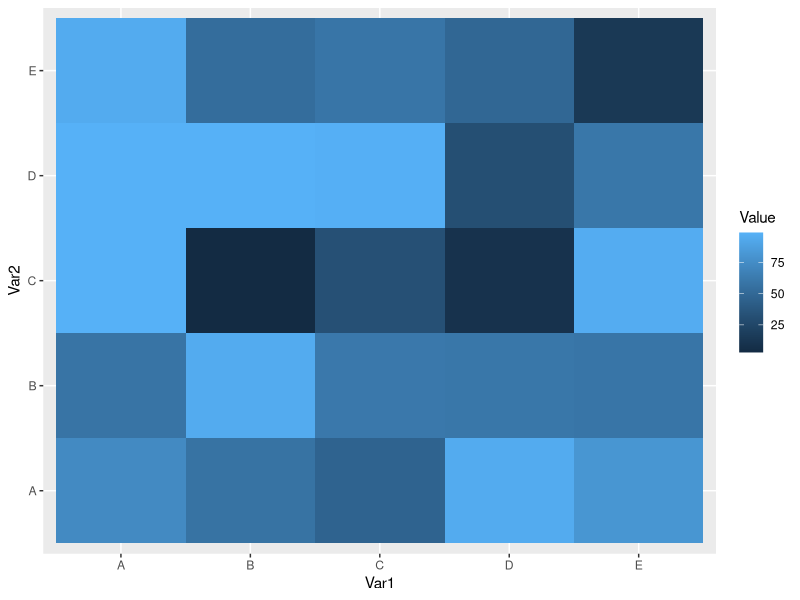
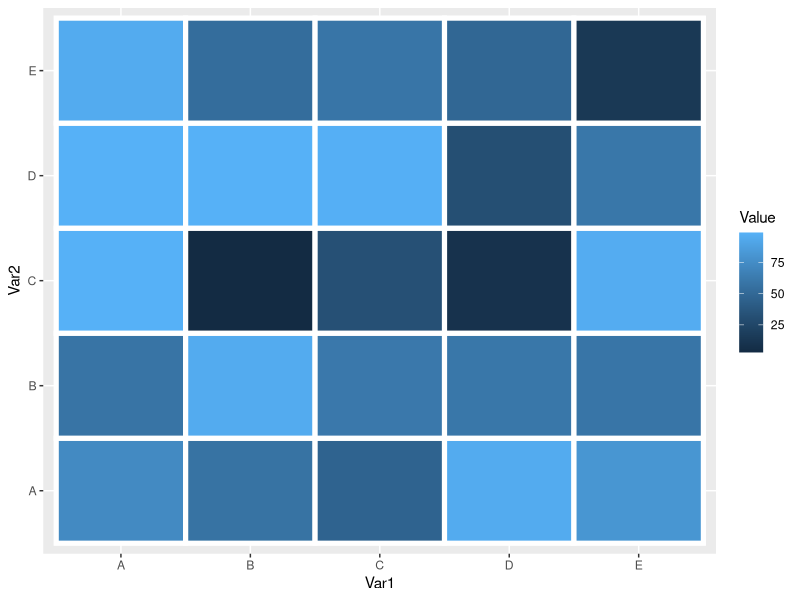
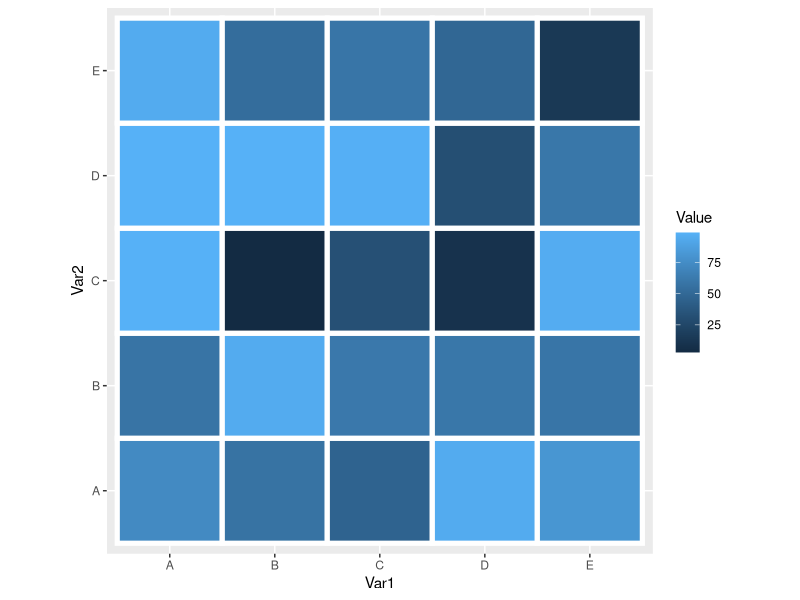
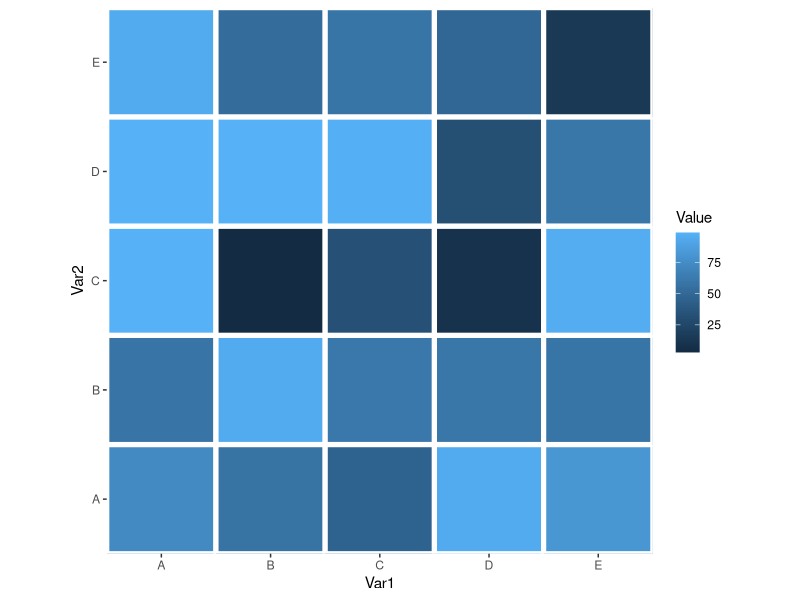
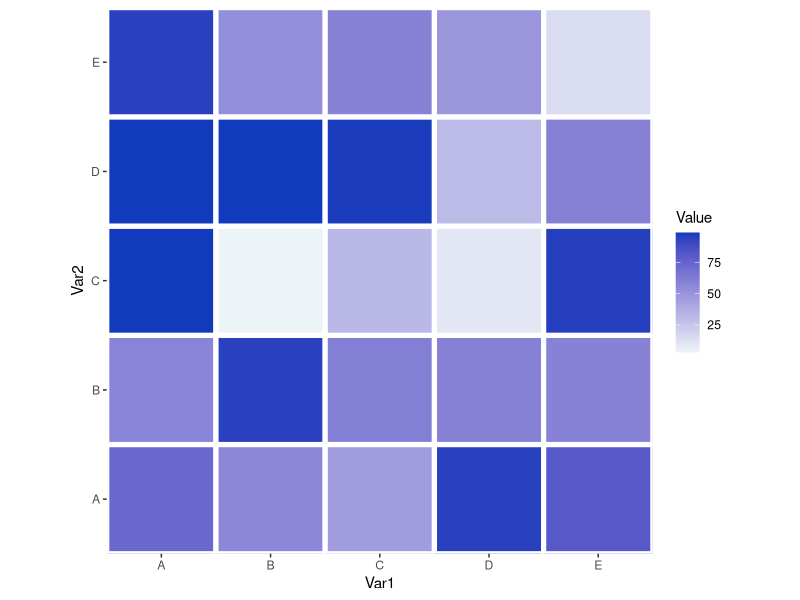
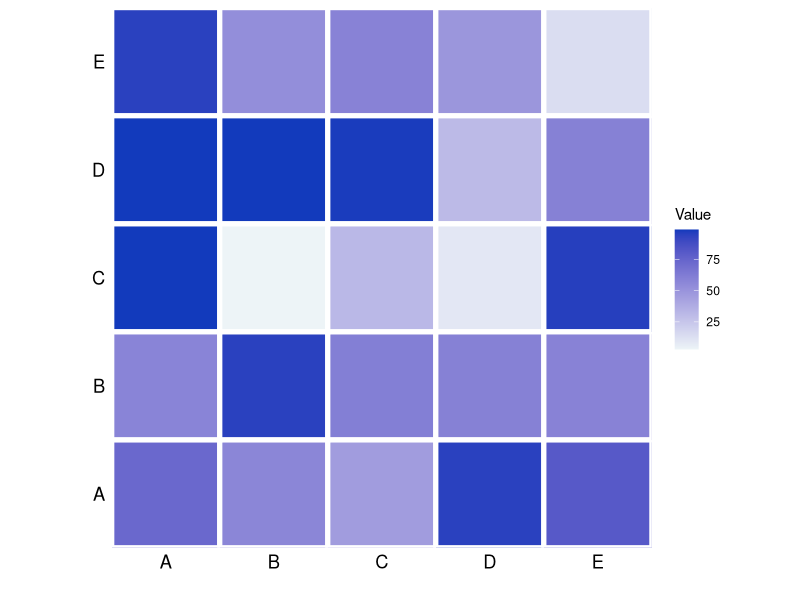
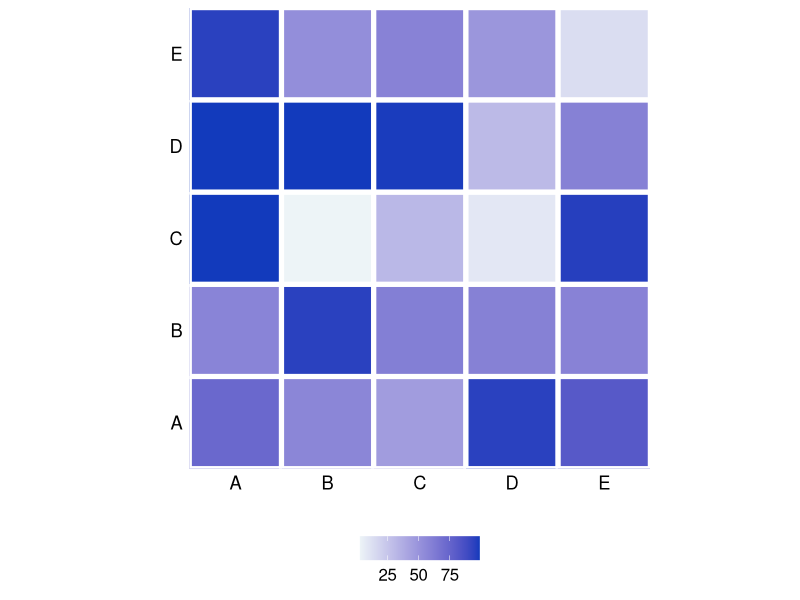
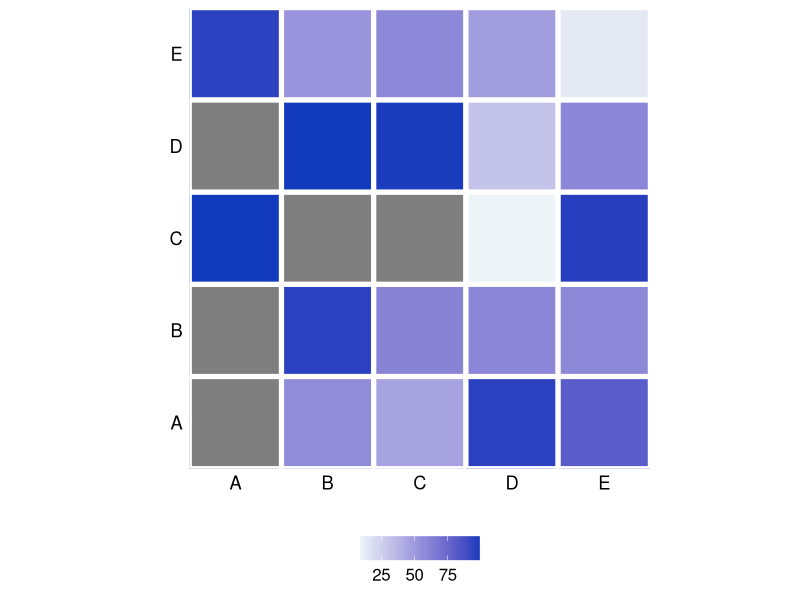

The R script that drew these images, in order:
## ---- chunk 1
set.seed(101)
n <- 5
df <- data.frame(Var1=rep(LETTERS[1:n],n),
                 Var2=rep(LETTERS[1:n],each=n),
                 Value=sample(1:100, replace=T, n*n)
)
head(df)
## ---- chunk 2
library(tidyverse)

## ---- chunk 3
library(tidyverse)

ggplot(df, aes(Var1, Var2, fill = Value)) + 
  geom_tile() 
## ---- chunk 4
ggplot(df, aes(Var1, Var2, fill = Value)) + 
  geom_tile(color="white", linewidth=1.75)
## ---- chunk 5
ggplot(df, aes(Var1, Var2, fill = Value)) + 
  geom_tile(color="white", linewidth=1.75) +
  coord_equal()
## ---- chunk 6
ggplot(df, aes(Var1, Var2, fill = Value)) + 
  geom_tile(color="white", linewidth=1.75) +
  coord_equal() +
  scale_x_discrete(expand = c(0, 0)) +
  scale_y_discrete(expand = c(0, 0)) 
## ---- chunk 7
ggplot(df, aes(Var1, Var2, fill = Value)) + 
  geom_tile(color="white", linewidth=1.75) +
  coord_equal() +
  scale_x_discrete(expand = c(0, 0)) +
  scale_y_discrete(expand = c(0, 0)) + 
  scale_fill_continuous(low="#edf4f7", high="#123abc")
## ---- chunk 8
ggplot(df, aes(Var1, Var2, fill = Value)) + 
  geom_tile(color="white", linewidth=1.75) +
  coord_equal() +
  scale_x_discrete(expand = c(0, 0)) +
  scale_y_discrete(expand = c(0, 0)) + 
  scale_fill_continuous(low="#edf4f7", high="#123abc") +
  xlab("") + 
  ylab("") +
  theme(
    axis.ticks = element_blank(), 
    axis.text = element_text(color="black", size=rel(1.2))
  )

## ---- chunk 9
ggplot(df, aes(Var1, Var2, fill = Value)) + 
  geom_tile(color="white", linewidth=1.75) +
  coord_equal() +
  scale_x_discrete(expand = c(0, 0)) +
  scale_y_discrete(expand = c(0, 0)) + 
  scale_fill_continuous(low="#edf4f7", high="#123abc") +
  xlab("") + 
  ylab("") +
  theme(
    axis.ticks = element_blank(), 
    axis.text = element_text(color="black", size=rel(1.2)),
    legend.text = element_text(color="black", size=rel(1.1)),
    legend.background = element_rect(fill="white"),
    legend.position = "bottom",
    legend.title=element_blank()
  ) 
## ---- chunk 10
df$Value[sample(1:25,5)]<-NA
head(df)

## ---- chunk 11
ggplot(df, aes(Var1, Var2, fill = Value)) + 
  geom_tile(color="white", linewidth=1.75) +
  coord_equal() +
  scale_x_discrete(expand = c(0, 0)) +
  scale_y_discrete(expand = c(0, 0)) + 
  scale_fill_continuous(low="#edf4f7", high="#123abc") +
  xlab("") + 
  ylab("") +
  theme(
    axis.ticks = element_blank(), 
    axis.text = element_text(color="black", size=rel(1.2)),
    legend.text = element_text(color="black", size=rel(1.1)),
    legend.background = element_rect(fill="white"),
    legend.position = "bottom",
    legend.title=element_blank()
  ) 
## ---- chunk 12

ggplot(df, aes(Var1, Var2, fill = Value)) + 
  geom_tile(color="white", linewidth=1.75) +
  coord_equal() +
  scale_x_discrete(expand = c(0, 0)) +
  scale_y_discrete(expand = c(0, 0)) + 
  scale_fill_continuous(low="#edf4f7", high="#123abc", na.value = "white") +
  xlab("") + 
  ylab("") +
  theme(
    axis.ticks = element_blank(), 
    axis.text = element_text(color="black", size=rel(1.2)),
    legend.text = element_text(color="black", size=rel(1.1)),
    legend.background = element_rect(fill="white"),
    legend.position = "bottom",
    legend.title=element_blank()
  )
## ---- chunk 13
set.seed(101)
df1 <- data.frame(Var1=rep(1:6,4),
                 Var2=rep(1:4,each=6),
                 Value=sample(1:100, replace=T, 24)
)
head(df1)
## ---- chunk 14
ggplot(df1, aes(Var1, Var2, fill = Value)) + 
  geom_tile(color="white", linewidth=1.75) +
  coord_equal() +
  scale_x_discrete(expand = c(0, 0)) +
  scale_y_discrete(expand = c(0, 0)) + 
  scale_fill_continuous(low="#ddead1", high="#378805", na.value = "white") +
  xlab("") + 
  ylab("") +
  theme(
    axis.ticks = element_blank(), 
    axis.text = element_text(color="black", size=rel(1.2)),
    legend.text = element_text(color="black", size=rel(1.1)),
    legend.background = element_rect(fill="white"),
    legend.position = "bottom",
    legend.title=element_blank()
  )
## ---- chunk 15
ggplot(df1, aes(Var1, Var2, fill = Value)) + 
  geom_tile(color="white", linewidth=1.75) +
  coord_equal() +
  scale_x_continuous(expand = c(0, 0), breaks=1:6) +
  scale_y_continuous(expand = c(0, 0)) + 
  scale_fill_continuous(low="#ddead1", high="#378805", na.value = "white") +
  xlab("") + 
  ylab("") +
  theme(
    axis.ticks = element_blank(), 
    axis.text = element_text(color="black", size=rel(1.2)),
    legend.text = element_text(color="black", size=rel(1.1)),
    legend.background = element_rect(fill="white"),
    legend.position = "bottom",
    legend.title=element_blank()
  )
## ---- chunk 16
cd <- read.csv("data_raw/cordata.csv")
head(cd)
## ---- chunk 17
cdmat <- round(cor(cd),2)
cdmat
## ---- chunk 18
cdmat.df <- reshape2::melt(cdmat)
head(cdmat.df)
## ---- chunk 19
ggplot(cdmat.df, aes(Var1, Var2, fill = value)) + 
  geom_tile(color="white", linewidth=1.75) +
  coord_equal() +
  scale_x_discrete(expand = c(0, 0)) +
  scale_y_discrete(expand = c(0, 0)) + 
  scale_fill_gradient2(low = "blue", high = "red", mid = "white", 
                       midpoint = 0, limit = c(-1,1), space = "Lab", 
                       name="Pearson's r")  +
  xlab("") + 
  ylab("") +
  theme(
    axis.ticks = element_blank(), 
    axis.text = element_text(color="black", size=rel(1.2)),
    legend.text = element_text(color="black", size=rel(1.0)),
    legend.background = element_rect(fill="white"),
    legend.position = "bottom"
  )
## ---- chunk 20
diag(cdmat)<-NA
cdmat[upper.tri(cdmat)]<-NA
cdmat
## ---- chunk 21
cdlt.df <- reshape2::melt(cdmat)
head(cdlt.df)
## ---- chunk 22
ggplot(cdlt.df, aes(Var1, Var2, fill = value)) + 
  geom_tile(color="white", linewidth=1.75) +
  coord_equal() +
  scale_x_discrete(expand = c(0, 0)) +
  scale_y_discrete(expand = c(0, 0)) + 
  scale_fill_gradient2(low = "blue", high = "red", mid = "white",
                       na.value="white",
                       midpoint = 0, limit = c(-1,1), space = "Lab", 
                       name="Pearson's r")  +
  xlab("") + 
  ylab("") +
  theme(
    axis.ticks = element_blank(), 
    axis.text = element_text(color="black", size=rel(1.2)),
    legend.text = element_text(color="black", size=rel(1.0)),
    legend.background = element_rect(fill="white"),
    legend.position = "bottom"
  )
## ---- chunk 23
cdmat1 <- round(cor(cd),2)
cdmat1
## ---- chunk 24
dd <- as.dist((1-cdmat1)/2)
hc <- hclust(dd)
cdmat1 <-cdmat1[hc$order, hc$order]
cdmat1
## ---- chunk 25
diag(cdmat1)<-NA
cdmat1[upper.tri(cdmat1)]<-NA
cdlt1.df <- reshape2::melt(cdmat1)

ggplot(cdlt1.df, aes(Var1, Var2, fill = value)) + 
  geom_tile(color="white", linewidth=1.75) +
  coord_equal() +
  scale_x_discrete(expand = c(0, 0)) +
  scale_y_discrete(expand = c(0, 0)) + 
  scale_fill_gradient2(low = "blue", high = "red", mid = "white",
                       na.value="white",
                       midpoint = 0, limit = c(-1,1), space = "Lab", 
                       name="Pearson's r")  +
  xlab("") + 
  ylab("") +
  theme(
    axis.ticks = element_blank(), 
    axis.text = element_text(color="black", size=rel(1.2)),
    legend.text = element_text(color="black", size=rel(1.0)),
    legend.background = element_rect(fill="white"),
    legend.position = "bottom"
  )
## ---- chunk 26
ggplot(cdlt1.df, aes(Var1, Var2, fill = value)) + 
  geom_tile(color="white", linewidth=1.75) +
  coord_equal() +
  geom_text(aes(Var1, Var2, label = value), color = "black", size = 3.5) +
  scale_x_discrete(expand = c(0, 0)) +
  scale_y_discrete(expand = c(0, 0)) + 
  scale_fill_gradient2(low = "blue", high = "red", mid = "white",
                       na.value="white",
                       midpoint = 0, limit = c(-1,1), space = "Lab", 
                       name="Pearson's r")  +
  xlab("") + 
  ylab("") +
  theme(
    axis.ticks = element_blank(), 
    axis.text = element_text(color="black", size=rel(1.2)),
    legend.text = element_text(color="black", size=rel(1.0)),
    legend.background = element_rect(fill="white"),
    legend.position = "bottom"
  ) 
## ---- chunk 27
schz <- read.csv("data_raw/schz.csv")
head(schz)
range(schz$year)
## ---- chunk 28

library(viridis)

ggplot(schz, aes(year, month, fill = SczBroad)) + 
  geom_tile(colour="gray10", linewidth=1.1) + 
  coord_equal() +
  scale_fill_viridis(option="D",na.value = "gray10") +
  scale_y_continuous(breaks=1:12, labels=month.abb[1:12])+
  xlab("") + 
  ylab("") +
  ggtitle("Schizophrenia Risk By Birth Month and Year in Australia") +
  theme(
    plot.title = element_text(color="white",hjust=0,vjust=1, size=rel(1.3)),
    plot.background = element_rect(fill="gray10"),
    panel.background = element_rect(fill="gray10"),
    panel.border = element_rect(fill=NA,color="gray10", linewidth = 0.5, linetype="solid"),
    panel.grid.major = element_blank(),
    panel.grid.minor = element_blank(),
    axis.line = element_blank(),
    axis.ticks = element_blank(), 
    axis.text = element_text(color="white", size=rel(0.8)),
    axis.text.y  = element_text(hjust=1, margin = margin(r = -20)),
    legend.text = element_text(color="white", size=rel(1.1)),
    legend.background = element_rect(fill="gray10"),
    legend.position = "bottom",
    legend.title=element_blank()
  )
